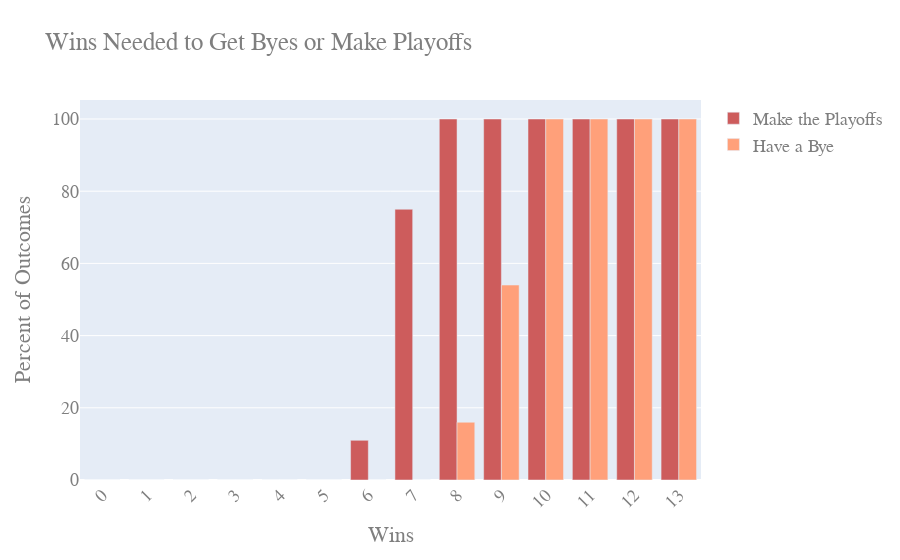

Notebook code for this chart:
### Code cell
import plotly.graph_objects as go


playoffs = {0: [0, 0], 1: [0, 5], 2: [0, 11], 3: [0, 21], 4: [0, 32], 5: [0, 41], 6: [5, 47], 7: [47, 63], 8: [50, 50], 9: [39, 39], 10: [15, 15], 11: [10, 10], 12: [2, 2], 13: [0, 0]}
byes = {0: [0, 0], 1: [0, 5], 2: [0, 11], 3: [0, 21], 4: [0, 32], 5: [0, 41], 6: [0, 47], 7: [0, 63], 8: [8, 50], 9: [21, 39], 10: [15, 15], 11: [10, 10], 12: [2, 2], 13: [0, 0]}

winny = []
for i in range(0,14):
    winny.append(i)
bye_percs = []
playoff_percs = []
for i in range(0,14):
    if i == 0:
        playoff_percs.append(0)
        bye_percs.append(0)
    elif i == 13:
        playoff_percs.append(100)
        bye_percs.append(100)
    else:
        playoff_percs.append(round(playoffs[i][0]/playoffs[i][1]*100))
        bye_percs.append(round(byes[i][0]/byes[i][1]*100))



fig = go.Figure()
fig.add_trace(go.Bar(
    x=winny,
    y=playoff_percs,
    name='Make the Playoffs',
    marker_color='indianred'
))
fig.add_trace(go.Bar(
    x=winny,
    y=bye_percs,
    name='Have a Bye',
    marker_color='lightsalmon'
))


fig.update_layout(
    title="Wins Needed to Get Byes or Make Playoffs",
    xaxis_title="Wins",
    yaxis_title="Percent of Outcomes",
    font=dict(
        family="Courier New, monospace",
        size=18,
        color="#7f7f7f"
    )
)

fig.update_layout(
    xaxis = dict(
        tickmode = 'linear',
        tick0 = 0,
        dtick = 1
    )
)

# Here we modify the tickangle of the xaxis, resulting in rotated labels.
fig.update_layout(barmode='group', xaxis_tickangle=-45)
fig.show()

### Figure 1 — Plotly figure (JSON) as saved in the notebook; plotly's stock layout.template omitted (floating-point values rounded to 4 significant figures)
{"data": [{"marker": {"color": "indianred"}, "name": "Make the Playoffs", "type": "bar", "x": [0, 1, 2, 3, 4, 5, 6, 7, 8, 9, 10, 11, 12, 13], "y": [0, 0, 0, 0, 0, 0, 11, 75, 100, 100, 100, 100, 100, 100]}, {"marker": {"color": "lightsalmon"}, "name": "Have a Bye", "type": "bar", "x": [0, 1, 2, 3, 4, 5, 6, 7, 8, 9, 10, 11, 12, 13], "y": [0, 0, 0, 0, 0, 0, 0, 0, 16, 54, 100, 100, 100, 100]}], "layout": {"barmode": "group", "font": {"color": "#7f7f7f", "family": "Courier New, monospace", "size": 18}, "title": {"text": "Wins Needed to Get Byes or Make Playoffs"}, "xaxis": {"dtick": 1, "tick0": 0, "tickangle": -45, "tickmode": "linear", "title": {"text": "Wins"}}, "yaxis": {"title": {"text": "Percent of Outcomes"}}}}
